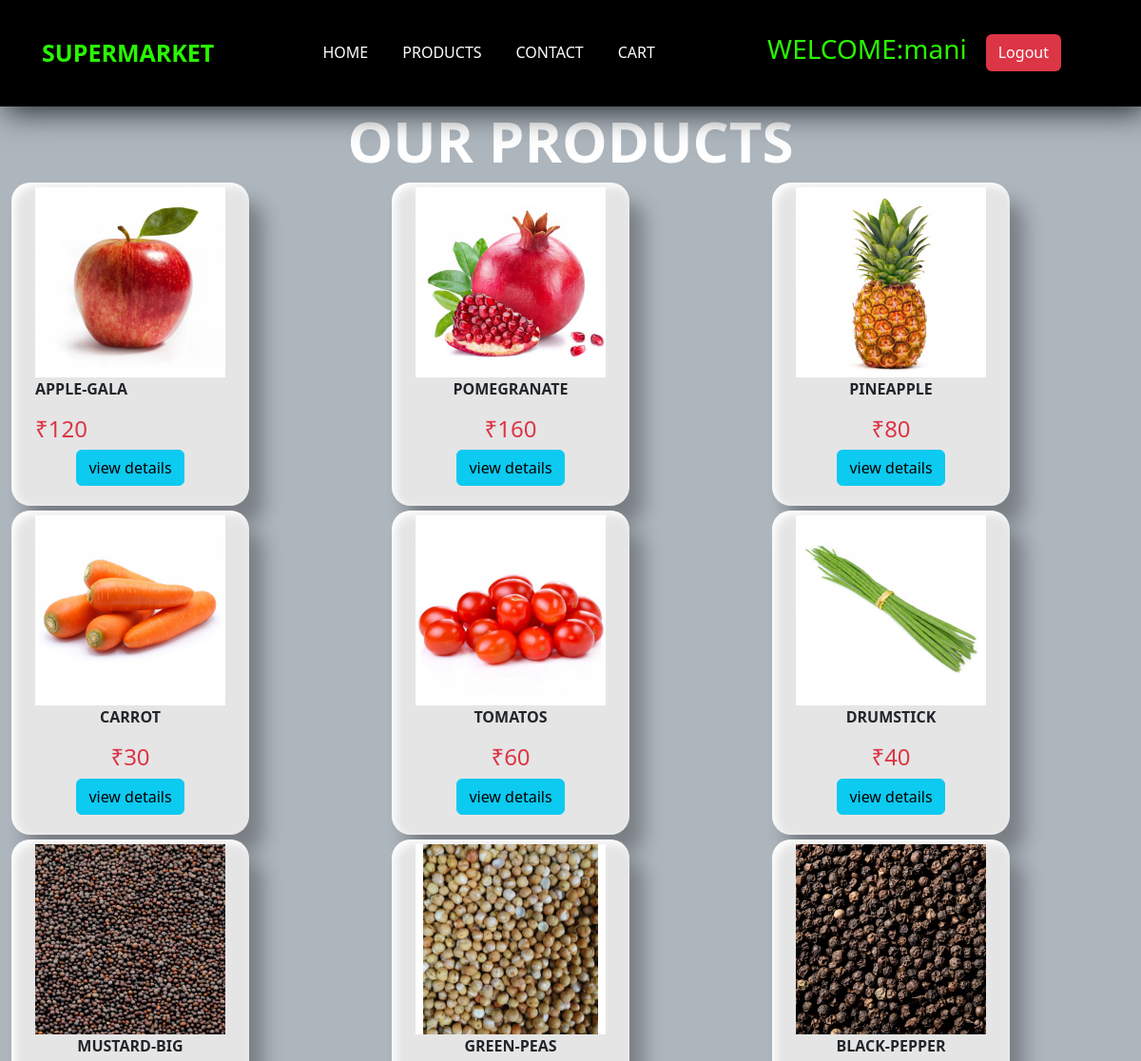
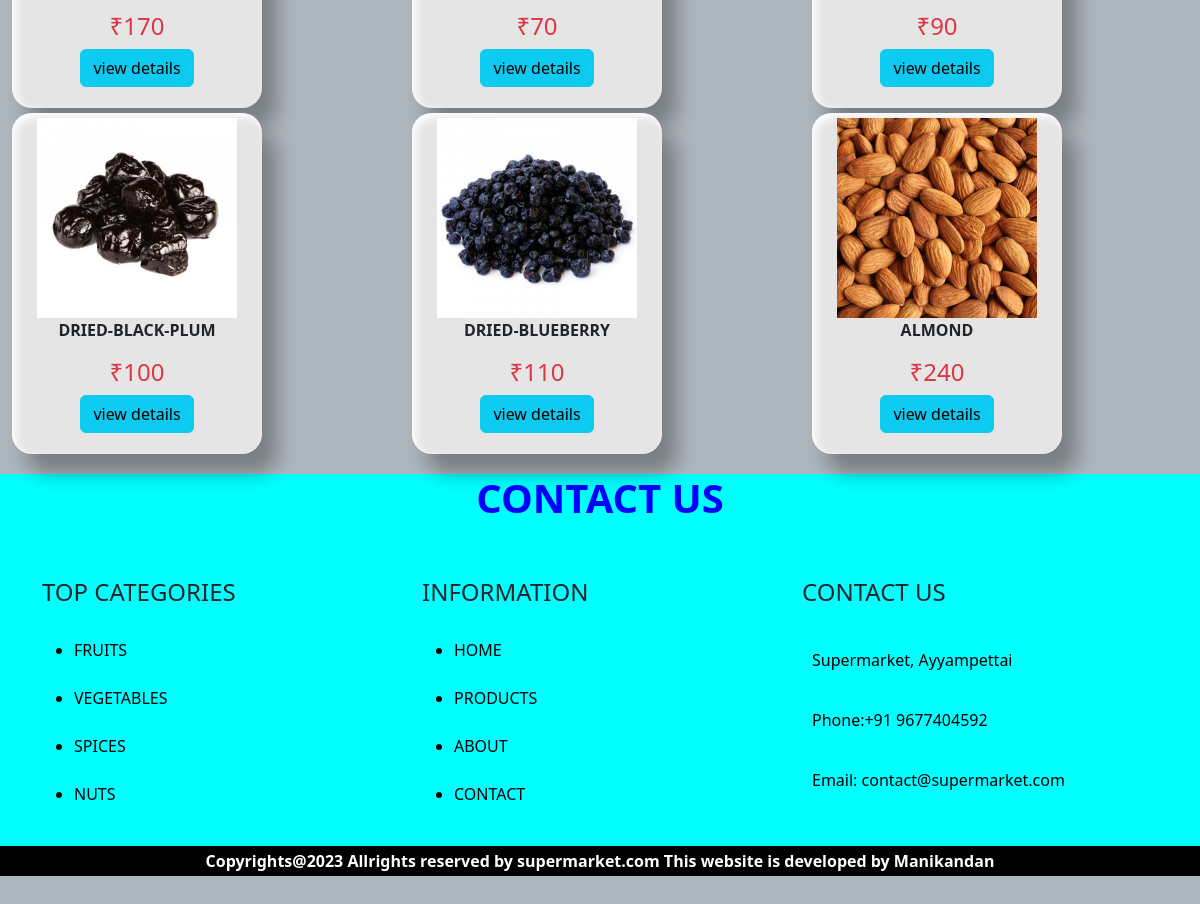
The app's page /product.php (signed in) with its own data (2 pictures, top to bottom).
### tables this page shows
CREATE TABLE `products` (
  `id` int(100) NOT NULL,
  `name` varchar(255) NOT NULL,
  `price` varchar(255) NOT NULL,
  `pic` varchar(255) NOT NULL
);

### product.php (the view, shortened to what this page needs)
<!DOCTYPE html>
<html lang="en">
<head>
    <link rel="stylesheet" type="text/css" href="products.css">
    <link href="https://cdn.jsdelivr.net/npm/bootstrap@5.3.0/dist/css/bootstrap.min.css" rel="stylesheet">
</head>
<body>
<?php
if($_SESSION['username'])
{
?>
<nav class="navbar navbar-expand-lg navbar-dark bg-body-tertiary" id="navbar">
  <div class="container-fluid">
    <a class="navbar-brand" href="#">SUPERMARKET</a>
    <div class="collapse navbar-collapse" id="Content">
      <ul class="navbar-nav mx-auto">
        <li class="nav-item">
          <a class="nav-link "  href="index.php">HOME</a>
        </li>
        <li class="nav-item">
          <a class="nav-link "  href="product.php">PRODUCTS</a>
        </li>
		<li class="nav-item">
          <a class="nav-link "   href="#contact">CONTACT</a>
        </li>
        <li class="nav-item">
          <a class="nav-link "   href="viewcart.php">CART</a>
        </li>
</ul>
<h3>WELCOME:<?php echo $_SESSION['username']?></h3>
<form>
<label>
<a href="logout.php" style="float:right;" class="btn btn-danger">Logout<a></label>
</form>
</div>
  </div>
</nav>
<?php
include"db.php";
?>
<div class="container-fluid">
<div class="row">
<h1 style="font-weight:800;font-size:60px;"id="h1">OUR PRODUCTS</h1>
<?php
$sql="SELECT * FROM products";
$res=$db->query($sql);
if($res->num_rows>0)
{
	while($row=$res->fetch_assoc())
	{
		echo'
		<div class="col-lg-4 col-md-4 col-12text-center" >
		<div class="card">
	<img src="images/'.$row['pic'].'" alt="hi" class="img-responsive">
<p><strong>'.$row['name'].'</strong></p>
<h4 class="text-danger">₹'.$row['price'].'</h4>
<p><a href="view.php?id='.$row['id'].'" class="btn btn-info">view details</a></p>
</div>
</div>';
	}
}
?>
</div>
</div>
<div id="contact">
<div class="container">
<h1 class="text-center" id="head">CONTACT US</h1><br><br>
<div class="row">
    <div class="col-md-4">
		<h4>TOP CATEGORIES</h4>
		<ul>
		<a href="product.php"><li>FRUITS</li></a>
		<a href="product.php"><li>VEGETABLES</li></a>
		<a href="product.php"><li>SPICES</li></a>
		<a href="product.php"><li>NUTS</li></a>
</ul>
</div>
    <div class="col-md-4">
		<h4>INFORMATION</h4>
		<ul>
		<a href="index.php"><li>HOME</li></a>
		<a href="product.php"><li>PRODUCTS</li></a>
		<a href="index.php"><li>ABOUT</li></a>
		<a href="#contact"><li>CONTACT</li></a>
</ul>
</div>
    <div class="col-md-4">
	<h4>CONTACT US</h4>
	<br>
      <p><span class="glyphicon glyphicon-map-marker"></span>Supermarket, Ayyampettai</p>
      <p><span class="glyphicon glyphicon-phone"></span>Phone:+91 9677404592</p>
      <p><span class="glyphicon glyphicon-envelope"></span>Email: contact@supermarket.com</p>
    </div>
</div>
</div>
</div>
<footer>
<b>
Copyrights@2023 Allrights reserved by supermarket.com This website is developed by Manikandan
</b>
</footer>
</body>
</html>
<?php
}
else
{
	header('location:pagelogin.php');
}
?>

### products.css (style rules this page uses)
body { background:#adb5bd !important; }
#navbar { top:0; left:0; padding: 2rem 2rem; box-shadow: 5px 5px 30px; background:black !important; align-items:center; }
.navbar .navbar-brand { font-size:25px; font-weight:700; color:#29f700; }
#Content a { color:#fff; border-bottom:2px solid transparent; margin-right:20px; }
#h1 { font-size: 50px; font-weight: 900; text-align:center; color:white !important; }
img { width:200px; height: 200px; }
.card { width: 250px; height: 300px; background-color: #e5e5e5 !important; border: none !important; box-shadow: 15px 20px 20px rgba(0,0,0,.3), inset 4px 4px 10px white; border-radius: 20px !important; overflow: hidden; justify-content: center; align-items: center; margin-bottom:5px; padding:5px; }
#contact { background-color:aqua; }
#contact h1 { margin-top:15px; font-size:40px; font-weight:800; color:blue; }
#contact ul a { text-decoration:none; color:black; padding:1px; }
#contact p { color:black; padding:10px; }
footer { width:100%; height:30px; background-color:black; margin-bottom:50px; text-align:center; color:white; padding:3px; }

### product.php (style rules this page uses)
h3 { justify-content:center; color:#29f700; }

### records on screen
products: pic (picture), name "APPLE-GALA", price "120"
products: pic (picture), name "POMEGRANATE", price "160"
products: pic (picture), name "PINEAPPLE", price "80"
products: pic (picture), name "CARROT", price "30"
products: pic (picture), name "TOMATOS", price "60"
products: pic (picture), name "DRUMSTICK", price "40"
products: pic (picture), name "MUSTARD-BIG", price "170"
products: pic (picture), name "GREEN-PEAS", price "70"
products: pic (picture), name "BLACK-PEPPER", price "90"
products: pic (picture), name "DRIED-BLACK-PLUM", price "100"
products: pic (picture), name "DRIED-BLUEBERRY", price "110"
products: pic (picture), name "ALMOND", price "240"

### other values on screen
$_SESSION['username'] "mani"
